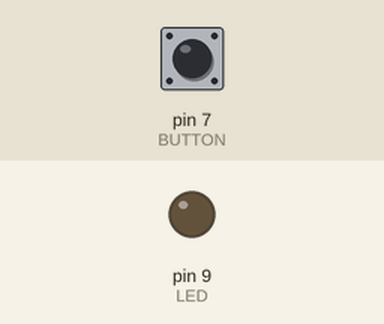
This sketch was run on a simulated Arduino Uno, built with avr-gcc and run on an emulated ATmega328P. Shown: output pins drawn as LEDs (lit = HIGH). The test bench sets the inputs (shaded band); at power-on: pin 7 (BUTTON) LOW.

Above: at 1.2 s.
1.3 s: pin 7 (BUTTON) pulled HIGH for 1 s
At 1.7 s:
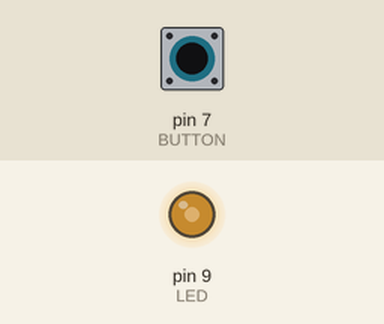
At 3.5 s:
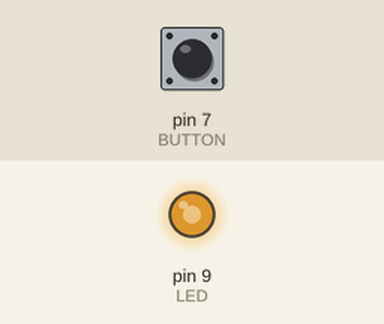
3.8 s: pin 7 (BUTTON) pulled HIGH for 0.15 s
At 5.0 s:
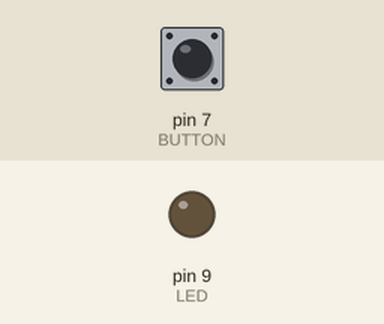
5.4 s: pin 7 (BUTTON) pulled HIGH for 3.2 s
Timing chart, 0 to 10.1 s (numbered marks = the images above; inputs shaded):
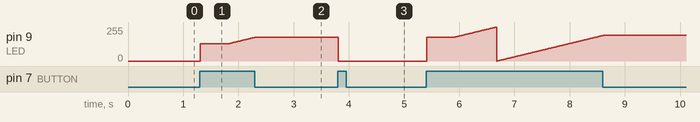

The sketch:

sketch_apr18c.ino
```cpp
const int LED = 9, BUTTON = 7;

int val = 0,
    old_val = 0,
    brightness = 128;
boolean state = false;
unsigned long startTime = 0;

void setup() {
  pinMode(LED, OUTPUT);
  pinMode(BUTTON, INPUT);
}

void loop() {
  val = digitalRead(BUTTON);
  if ((val == HIGH) && (old_val == LOW)) {
    state = !state;
    startTime = millis();
    delay(10);
  }
  if ((val == HIGH) && (old_val == HIGH) && state && (millis() - startTime) > 500) {
    brightness++;
    delay(10);
    if (brightness > 255) brightness = 0;
  }
  old_val = val;
  analogWrite(LED, state ? brightness : 0);
}
```

Measured:
- after the input at 1.3 s, pin 9 (LED): moves from 0/255 to 178/255 over 0.99 s, starting at once
- after the input at 3.8 s, pin 9 (LED): 178/255 → 0/255 at once
